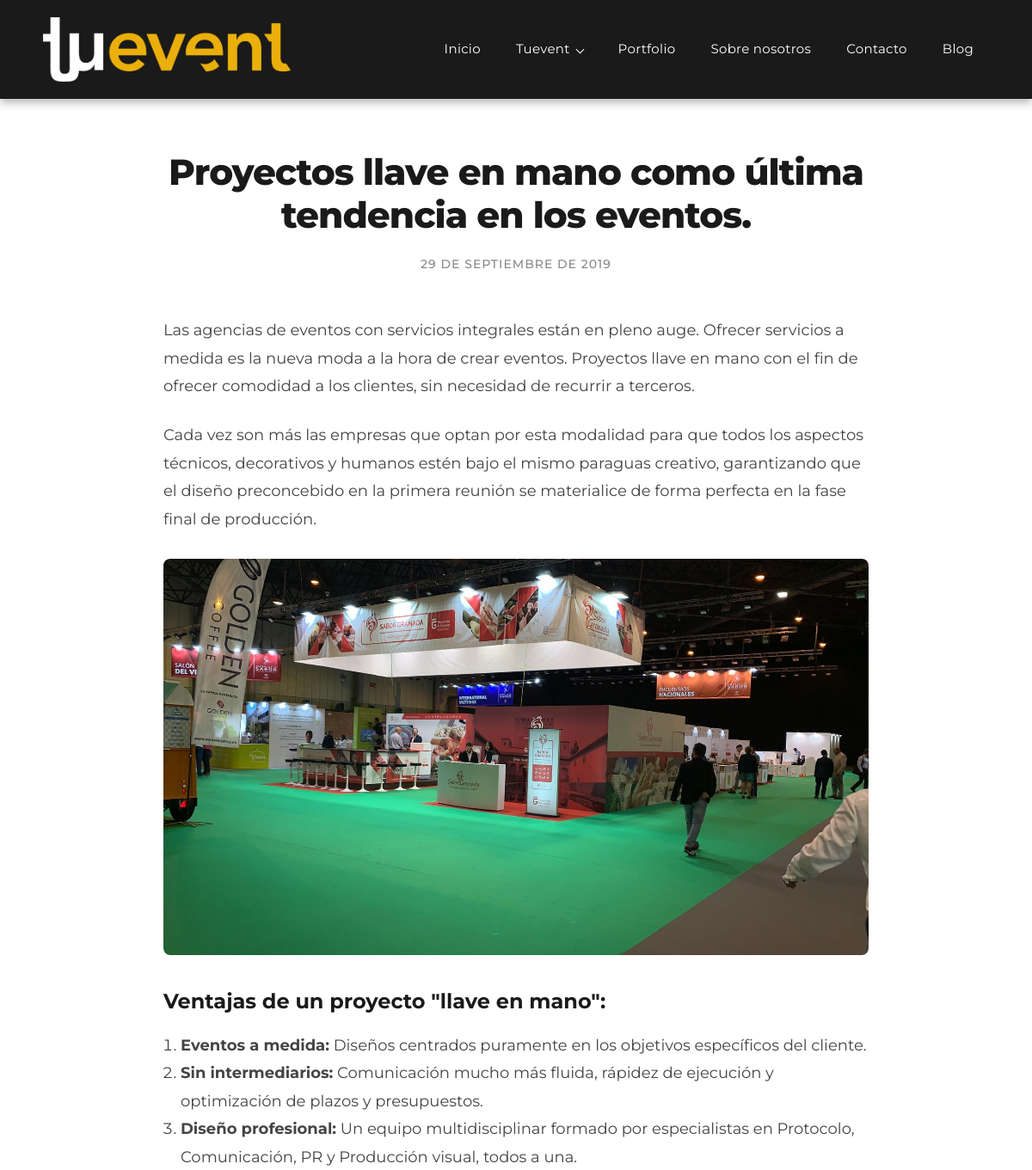
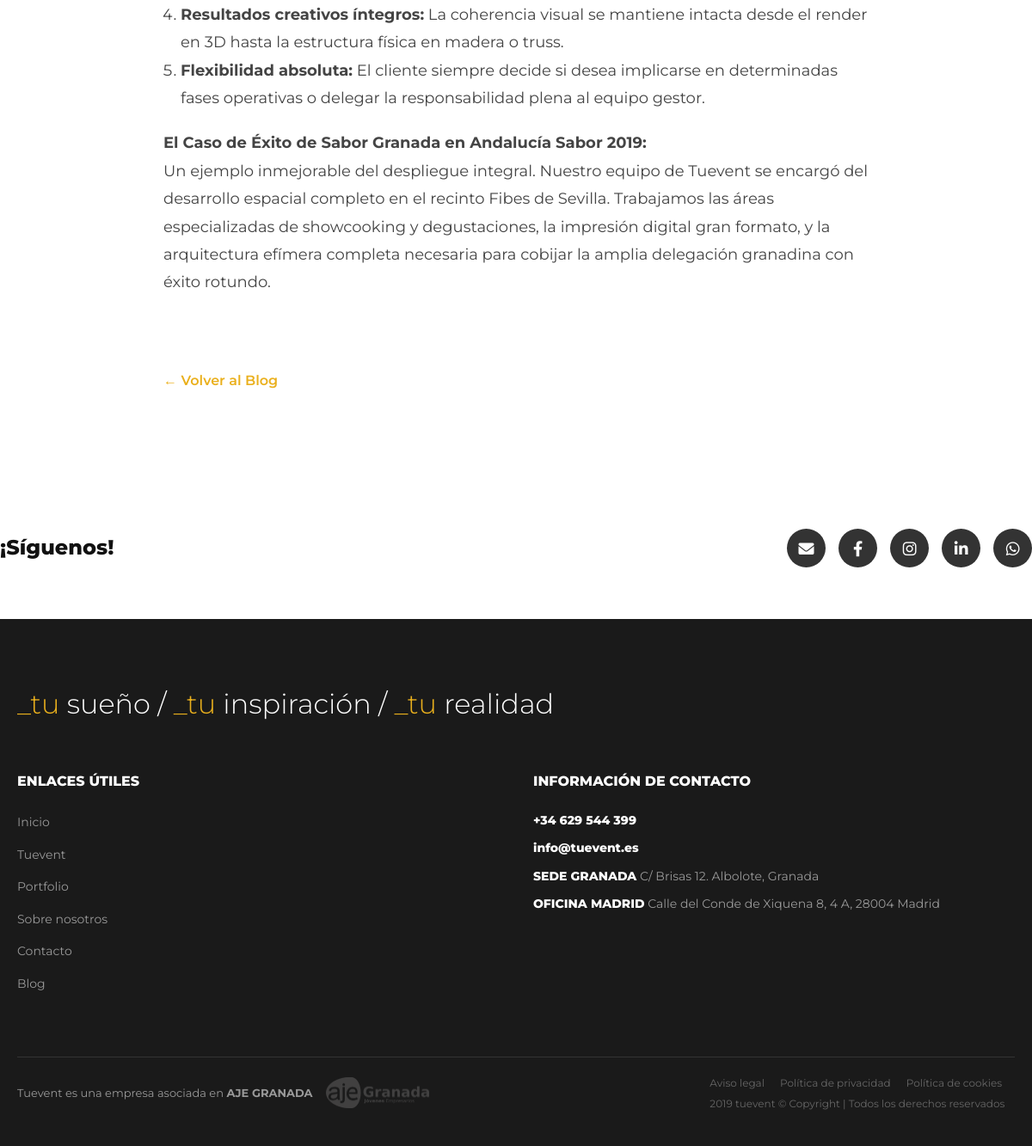
/post.php?id=2, run on the app's committed database (2 pictures, top to bottom).
### tables this page shows
CREATE TABLE `blog_posts` (
  `id` int(11) NOT NULL,
  `titulo` varchar(255) NOT NULL,
  `contenido` text DEFAULT NULL,
  `fecha_publicacion` timestamp NOT NULL DEFAULT current_timestamp(),
  `imagen` varchar(255) DEFAULT NULL,
  `contenido_html` text DEFAULT NULL,
  `slug` varchar(255) DEFAULT NULL
);

### post.php (the view, shortened to what this page needs)
<?php
require_once 'includes/db.php';
$id = isset($_GET['id']) ? intval($_GET['id']) : 0;
try {
    $stmt = $pdo->prepare("SELECT * FROM blog_posts WHERE id = ? LIMIT 1");
    $stmt->execute([$id]);
    $post = $stmt->fetch(PDO::FETCH_ASSOC);
} catch (Exception $e) {
    $post = null;
}
$header = file_get_contents('includes/header.html');
$footer = file_get_contents('includes/footer.html');
?>
<!DOCTYPE html>
<html lang="es">
<head>
    <link rel="stylesheet" href="assets/css/style.css">
    <link rel="stylesheet" href="https://cdnjs.cloudflare.com/ajax/libs/font-awesome/6.0.0/css/all.min.css">
</head>
<body style="background-color: #fff;">
    <?php echo $header; ?>
    <main class="single-post-container">
        <?php if ($post): ?>
            <header class="single-post-header">
                <h1 class="single-post-title"><?php echo htmlspecialchars($post['titulo']); ?></h1>
                <?php
                $fecha_timestamp = strtotime($post['fecha_publicacion']);
                $dia = date('j', $fecha_timestamp);
                $meses = ['enero', 'febrero', 'marzo', 'abril', 'mayo', 'junio', 'julio', 'agosto', 'septiembre', 'octubre', 'noviembre', 'diciembre'];
                $mes = $meses[date('n', $fecha_timestamp) - 1];
                $anio = date('Y', $fecha_timestamp);
                $fecha_es = "$dia de $mes de $anio";
                ?>
                <div class="single-post-meta">
                    <?php echo htmlspecialchars($fecha_es); ?>
                </div>
            </header>
            <article class="single-post-content">
                <?php
                if (!empty($post['contenido_html'])) {
                    echo $post['contenido_html'];
                } else {
                    echo '<p>' . nl2br(htmlspecialchars($post['contenido'])) . '</p>';
                    if ($post['imagen']) {
                        echo '<img src="' . htmlspecialchars($post['imagen']) . '" alt="" class="single-post-image">';
                    }
                }
                ?>
            </article>
            <a href="blog_tuevent.php" class="back-to-blog">&larr; Volver al Blog</a>
        <?php endif; ?>
    </main>
    <?php echo $footer; ?>
</body>
</html>

### data on the page
blog_posts: titulo "Proyectos llave en mano como última tendencia en los eventos.", fecha_publicacion "29 DE SEPTIEMBRE DE 2019", contenido_html "Las agencias de eventos con servicios integrales están en pleno auge. Ofrecer servicios a medida es la nueva moda a la hora de crear eventos. Proyectos llave en mano con el fin de ofrecer comodidad a los clientes, sin necesidad de recurrir a terceros. Cada vez son más las empresas que optan por esta modalidad para que todos los aspectos técnicos, decorativos y humanos estén bajo el mismo paraguas creativo, garantizando que el diseño preconcebido en la primera reunión se materialice de forma perfecta en la fase final de producción. Ventajas de un proyecto \"llave en mano\": Eventos a medida: Diseños centrados puramente en los objetivos específicos del cliente. Sin intermediarios: Comunicación…", contenido_html (picture)

### other printed values
$header "Inicio Tuevent Portfolio Sobre nosotros Contacto Blog"
